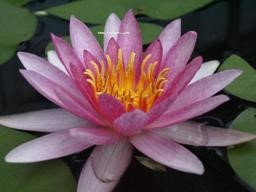
#> input picture homework/test.jpg, 256 x 192 px
$ python otsu.py
#> lines starting #> are read from the running program, lines starting #| are printed output that depends on the picture; after the words box and inside, x2 and y2 are one past the last pixel; in counts of white or black regions, pixels touching at a corner belong together
# -*- coding: UTF-8 -*-
import cv2
import numpy as np
from matplotlib import pyplot as plt


def otsu(gray):
    pixel_number = gray.shape[0] * gray.shape[1]
    mean_weight = 1.0/pixel_number
    his, bins = np.histogram(gray, np.array(range(0, 256)))
    final_threshold = -1
    final_value = -1
    for t in bins[1:-1]:
        wb = np.sum(his[:t]) * mean_weight
        wf = np.sum(his[t:]) * mean_weight

        mub = np.mean(his[:t])
        muf = np.mean(his[t:])

        value = wb * wf * (mub - muf) ** 2
        if value > final_value:
            final_threshold = t
            final_value = value
    final_img = gray.copy()
    print(final_threshold)
    final_img[gray > final_threshold] = 255
    final_img[gray < final_threshold] = 0
    return final_img


image = cv2.imread("./test.jpg")
#> image is the input picture: shape (192, 256, 3); mean B, G, R 83.3, 80.9, 100.9
gray = cv2.cvtColor(image, cv2.COLOR_BGR2GRAY)
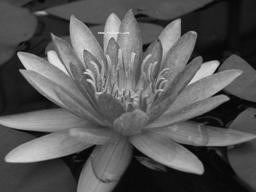
#> gray: shape (192, 256); min 0, max 232, mean 87.1

plt.subplot(131)
plt.imshow(image, "gray")
plt.title("source image")
plt.xticks([])
plt.yticks([])

plt.subplot(132)
plt.hist(image.ravel(), 256)

plt.title("Histogram")
plt.xticks([])
plt.yticks([])

ret1, th1 = cv2.threshold(gray, 0, 255, cv2.THRESH_OTSU)
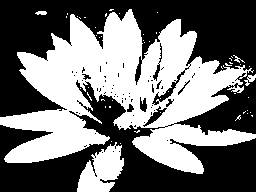
#> th1: shape (192, 256); 45.1% white; 51 white regions (46 under 20 px), largest, box (x1, y1, x2, y2) and area: (0, 9, 256, 174) 20489, (77, 142, 124, 192) 1423, (244, 74, 256, 86) 63, (35, 11, 47, 15) 38, (233, 55, 245, 63) 28
#> ret1 = 91
plt.subplot(133)
plt.imshow(th1, "gray")
plt.title("threshold=%s" % str(ret1))
plt.xticks([])
plt.yticks([])
plt.show()
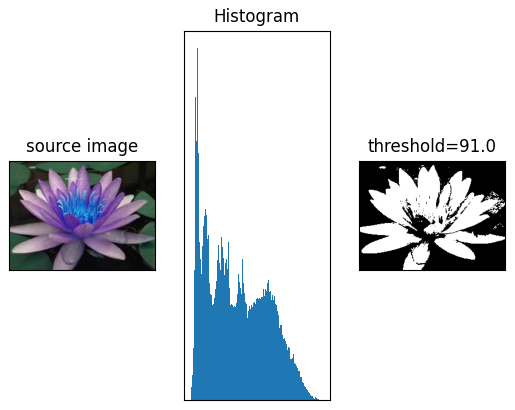
#> figure drawn by matplotlib, 3 panels; B, G, R data is drawn as R, G, B
